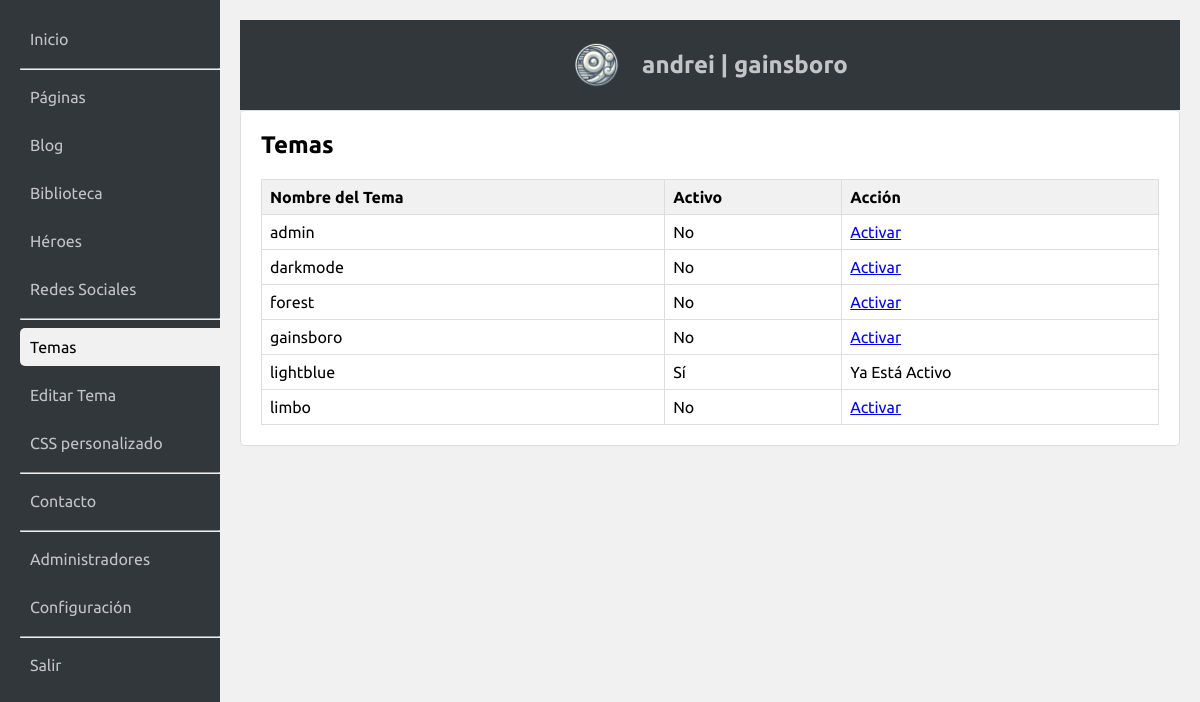
Page /admin/index.php?action=list_themes (signed in) on the committed database.
### tables this page shows
CREATE TABLE config (
    id INTEGER PRIMARY KEY AUTOINCREMENT,
    key TEXT UNIQUE NOT NULL,
    value TEXT NOT NULL
);

### admin/index.php (called while the page is built, shortened)
<?php
require_once 'admin.php';

### admin/funciones/obtenertemas.php (called while the page is built)
<?php
function getAvailableThemes() {
    $themeFiles = glob('../css/*.css');
    $themes = [];
    if ($themeFiles !== false) {
        foreach ($themeFiles as $filePath) {
            $themes[] = pathinfo($filePath, PATHINFO_FILENAME);
        }
    }
    return $themes;
}
?>

### admin/acciones/listartemas.php (the view, shortened to what this page needs)
<?php
	$themes = getAvailableThemes();
        $activeTheme = $db->querySingle("SELECT value FROM config WHERE key='active_theme'");
        $html = "<h2>Temas</h2>";
        $html .= "<table class='admin-table'>
                    <tr><th>Nombre del Tema</th><th>Activo</th><th>Acción</th></tr>";
        foreach ($themes as $tName) {
            $isActive = ($tName === $activeTheme) ? 'Sí' : 'No';
            $html .= "<tr>
                        <td>$tName</td>
                        <td>$isActive</td>
                        <td>";
            if ($isActive === 'No') {
                $html .= "<a href='?action=activate_theme&theme=$tName'>Activar</a>";
            } else {
                $html .= "Ya Está Activo";
            }
            $html .= "</td>
                      </tr>";
        }
        $html .= "</table>";
?>

### admin/admin.css (style rules this page uses)
body { font-family: Ubuntu, sans-serif; margin: 0; padding: 0; background-color: #f1f1f1; display: flex; justify-content: center; align-items: center; height: 100vh; }
.admin-section h2 { margin-top: 0; }
.admin-table { width: 100%; border-collapse: collapse; margin-top: 20px; }
.admin-table th, .admin-table td { border: 1px solid #ddd; padding: 8px; text-align: left; }
.admin-table th { background-color: #f1f1f1; }

### rows in the picture
config: value "No", value "Sí", value "Ya Está Activo"

### other values in the picture
$tName "admin"
$tName "darkmode"
$tName "forest"
$tName "gainsboro"
$tName "lightblue"
$tName "limbo"
